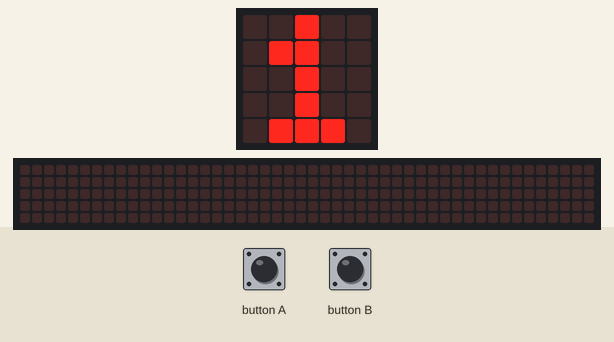
Bench run of a program on a simulated BBC micro:bit (MakeCode). Shown: the board's 5×5 LED display, a strip that is not on the board, showing the scrolling text unrolled. The inputs (shaded band) are chosen by the test bench. The 48×5 strip is a reading aid, not a part: it shows the text the display is scrolling, unrolled, one strip-width of it at a time.

Above: at 1.9 s.
2.0 s: button B pressed for 0.15 s
At 3.3 s:
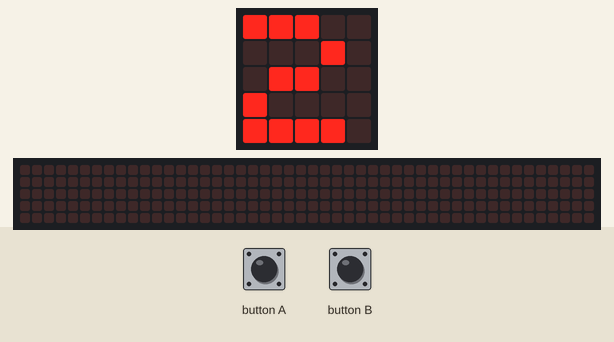
3.6 s: button B pressed for 0.15 s
At 4.5 s:
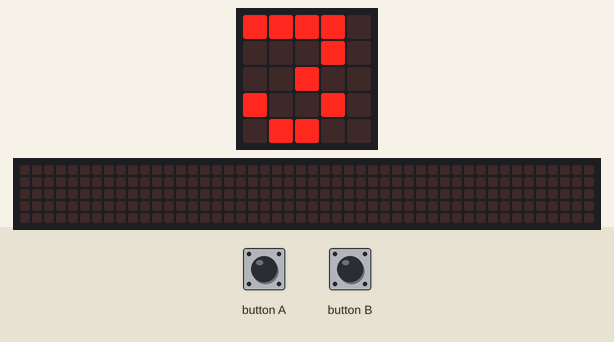
5.2 s: button A pressed 5 times (0.12 s each, 0.3 s apart)
At 8.39 s:
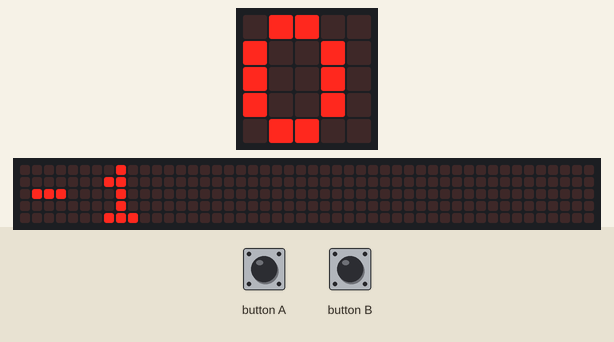
9.7 s: button A pressed for 0.15 s
10.4 s: button A pressed for 0.15 s
At 16.19 s:
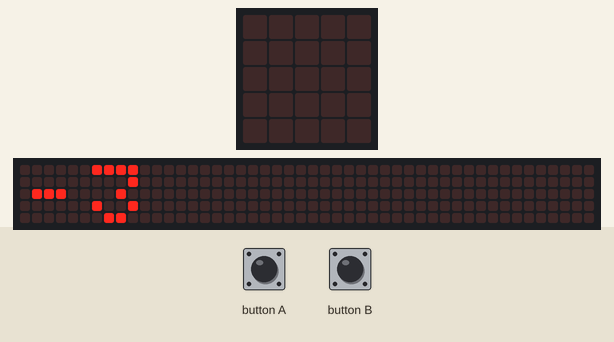
Timing chart, 0 to 17.7 s (numbered marks = the images above; inputs shaded):
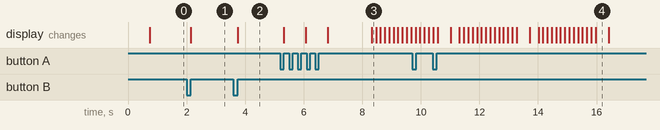

The program:

main.ts
```typescript
input.onButtonPressed(Button.A, function () {
    getal += -1
    basic.showNumber(getal)
})
input.onButtonPressed(Button.B, function () {
    getal += 1
    basic.showNumber(getal)
})
let getal = 0
getal = 0
basic.showNumber(getal)
basic.forever(function () {
    if (getal < 1) {
        getal = 1
        basic.showNumber(getal)
    }
})
basic.forever(function () {
    if (8.5 < getal) {
        getal = 8
    }
})
```

test.ts
```typescript
// tests gaan hier; deze zal niet worden gecompileerd wanneer dit pakket wordt gebruikt als extensie.
```

Measured:
- after the input at 2.0 s, the display: changes after 0.15 s (image 1)
- after the input at 3.6 s, the display: changes after 0.15 s (image 2)
- after the input at 5.2 s, the display: first changes after 0.12 s (image 3 shows a later state)
- what the display in image 4 shows lasts 0.4 s, from 16.0 s to 16.4 s
